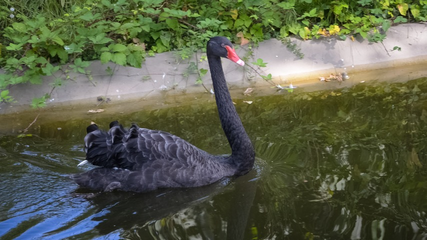
#> input picture sequences-train/sequences-train/swan-001.bmp, 427 x 240 px; its folder holds only this picture in this run
$ jupyter execute --allow-errors project_FlowNet.ipynb   (older library calls are emulated)
#> lines starting #> are read from the running program, lines starting #| are printed output that depends on the picture
#> further down, img_current is the input picture: shape (240, 427, 3); mean R, G, B 90.4, 95.7, 73.4
# UE Computer Vision | Project : Visual tracking of video objects

February 2021

pierre-henri.conze@imt-atlantique.fr, ronan.fablet@imt-atlantique.fr

aurelien.colin@imt-atlantique.fr, quentin.febvre@imt-atlantique.fr, matteo.zambra@imt-atlantique.fr

## Purpose of the project

Implement the methodology described in one of the two articles and apply it in the context of **visual tracking of video objects** within image sequences. Specifically, the targeted application consists in estimating for the whole sequence the location of a manually defined region of interest in the first image, called **reference image**. Development will be done in `python` language and can use functions from librairies such as `openCV`, `scikit-image`, `scikit-learn`, `keras`, `pytorch`...

[cell 1]
import numpy as np
import cv2
from skimage import io, img_as_ubyte
from skimage.segmentation import mark_boundaries
import matplotlib.pyplot as plt
from skimage.color import rgb2gray
import distutils.dir_util
from skimage.measure import regionprops
from skimage.segmentation import felzenszwalb, slic, quickshift, watershed
from skimage.filters import sobel

## Data

You have 6 video sequences containing a **variable number of images** (from 26 to 196). You can evaluate your method with these videos and compare it with the approaches implemented by the other groups as well as the baseline provided below. The **training sequences** (`bag`, `bear`, `book`, `camel`, `rhino`, `swan`) are available on Moodle.

A binary mask is associated to each image to locate the object of interest (foreground object). Except for the reference image, these **groundtruth masks** can only be used for the evaluation of the implemented method.

**Test sequences** will be provided at the end of the project.

[cell 2]
name = 'swan' # name of the sequence : bag, bear, book, camel, rhino, swan
im_begin, im_end = 1, 26 # reference image (1) and last image (varies depending on the sequence)

Let us visualize some images with associated groundtruth masks.

[cell 3]
plt.figure(figsize=(22, 6))
#> (the rest of this cell did not finish here and is left out)

## Assessment

The `DICE_assessment()`, `db_eval_boundary()` and `centroid_assessment()` functions provided below will allow you to evaluate the implemented method. These functions take as inputs both groundtruth and estimated masks of the foreground object.

`DICE_assessment()` evaluates the overlap between the two masks while `db_eval_boundary()` quantifies the quality of the estimated contours. Each function returns a score between 0 (poor quality) and 100 (perfect quality).

`centroid_assessment()` comptes the Euclidean distance between groundtruth and estimated centroids.

[cell 4]
# [10 lines left out: function DICE_assessment, not called in this run]

[cell 5]
# [113 lines left out: functions db_eval_boundary, seg2bmap, not called in this run]

[cell 6]
# [4 lines left out: function centroid_assessment, not called in this run]

#  Baseline method

The **baseline** code below shows, as an indication, the implementation of a possible methodology (among others) to meet the project requirements.

Let us consider a sequence of $N$ RGB images $\{I_{n}\}$ with $n\in \{1,\ldots,N\}$ where $I_{1}$ is the so-called reference image. Here, we estimate the long term motion between each image $I_{n}$ with $n \neq 1$ and the reference image $I_{1}$ by means of an optical flow estimator which processes the pairs $\{I_{n},I_{1}\}$ independently.

In this example, an `openCV` implementation of **Farnebäck's optical flow estimator** (G. Farnebäck, Two-frame motion estimation based on polynomial expansion, Image Analysis, pp. 363–370, 2003) is used.

[cell 7]
def farneback(im1, im2):
    return cv2.calcOpticalFlowFarneback(im1, im2, None, pyr_scale=0.5, levels=3, winsize=7, iterations=3, poly_n=5, poly_sigma=1.2, flags=0) # None

Once the optical flow fields have been estimated, the `propagate_mask() `function below can propagate the groundtruth segmentation mask from $I_{1}$ to $I_{n}$.

[cell 8]
# [9 lines left out: function propagate_mask, not called in this run]

[cell 9]
img_begin = io.imread("./sequences-train/sequences-train/"+name+'-%0*d.bmp'%(3,im_begin))
mask_begin = io.imread("./sequences-train/sequences-train/"+name+'-%0*d.png'%(3,im_begin))

dices, fmeasures, centroid_dist, visu = [], [], [], []
#> (the rest of this cell did not finish here and is left out)

## Result visualization

Once your method is implemented, you will be able to display the evolution of DICE, F-measure scores and distance between centroids along the video sequences...

[cell 10]
x = range(im_begin+1,im_end+1)
plt.figure(figsize=(17, 6))
#> (the rest of this cell did not finish here and is left out)

[cell 11]
x = range(im_begin+1,im_end+1)
plt.figure(figsize=(17, 6))
#> (the rest of this cell did not finish here and is left out)

... and view the obtained **tracking results**!

[cell 12]
plt.figure()
plt.figure(figsize=(22, 6))
#> (the rest of this cell did not finish here and is left out)

## Superpixel decomposition

Superpixels are visual primitives generated by the aggregation of neighbouring pixels sharing similar characteristics. This tool can be exploited during the project. An example of decomposition using the Felzenszwalb, SLIC, Quickshift and Watershed methods is provided below:

[cell 13]
segments_fz = felzenszwalb(img_begin, scale=100, sigma=0.5, min_size=50)
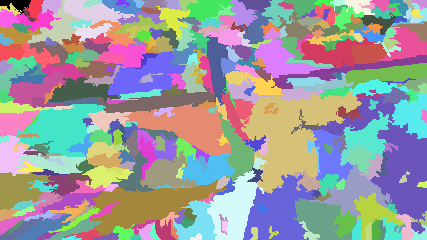
#> segments_fz: shape (240, 427) int64; 320 distinct labels, from 0 to 319; one colour per label, 0 black
segments_slic = slic(img_begin, n_segments=250, compactness=10, sigma=1)
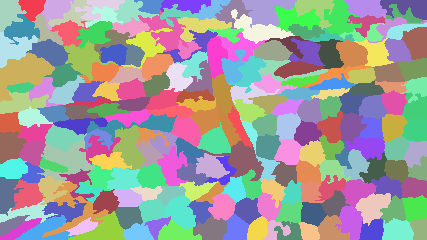
#> segments_slic: shape (240, 427) int64; 219 distinct labels, from 1 to 219; one colour per label, 0 black
segments_quick = quickshift(img_begin, kernel_size=3, max_dist=6, ratio=0.5)
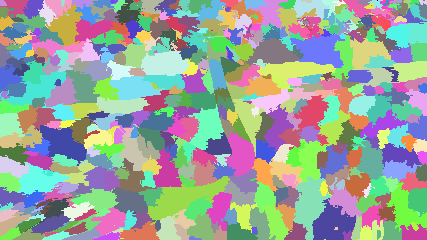
#> segments_quick: shape (240, 427) int64; 530 distinct labels, from 0 to 529; one colour per label, 0 black
gradient = sobel(rgb2gray(img_begin))
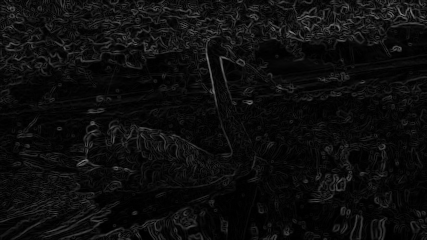
#> gradient: shape (240, 427) float64; min 2.45e-18, max 0.519, mean 0.0532
segments_watershed = watershed(gradient, markers=250, compactness=0.001)
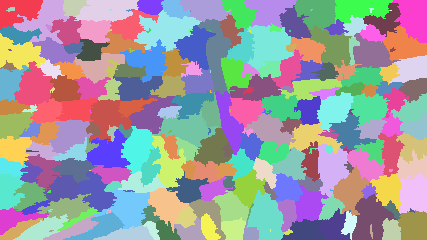
#> segments_watershed: shape (240, 427) int64; 252 distinct labels, from 1 to 252; one colour per label, 0 black

print('Felzenszwalb number of segments: {}'.format(len(np.unique(segments_fz))))
#| Felzenszwalb number of segments: 320
print('SLIC number of segments: {}'.format(len(np.unique(segments_slic))))
#| SLIC number of segments: 219
print('Quickshift number of segments: {}'.format(len(np.unique(segments_quick))))
#| Quickshift number of segments: 530

fig, ax = plt.subplots(4, figsize=(10, 10), sharex=True, sharey=True)

ax[0].imshow(mark_boundaries(img_begin, segments_fz))
ax[0].set_title("Felzenszwalbs's method")
ax[1].imshow(mark_boundaries(img_begin, segments_slic))
ax[1].set_title('SLIC')
ax[2].imshow(mark_boundaries(img_begin, segments_quick))
ax[2].set_title('Quickshift')
ax[3].imshow(mark_boundaries(img_begin, segments_watershed))
ax[3].set_title('Compact watershed')

for a in ax.ravel():
    a.set_axis_off()

plt.tight_layout()
plt.show()
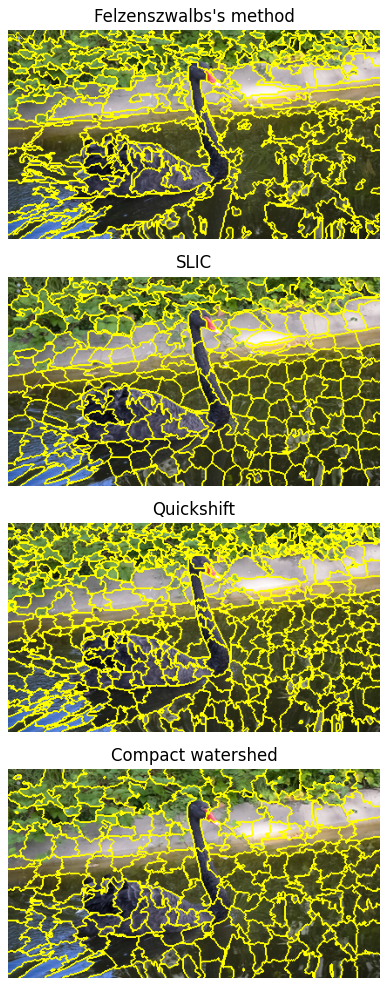
#> figure drawn by matplotlib, 4 panels
